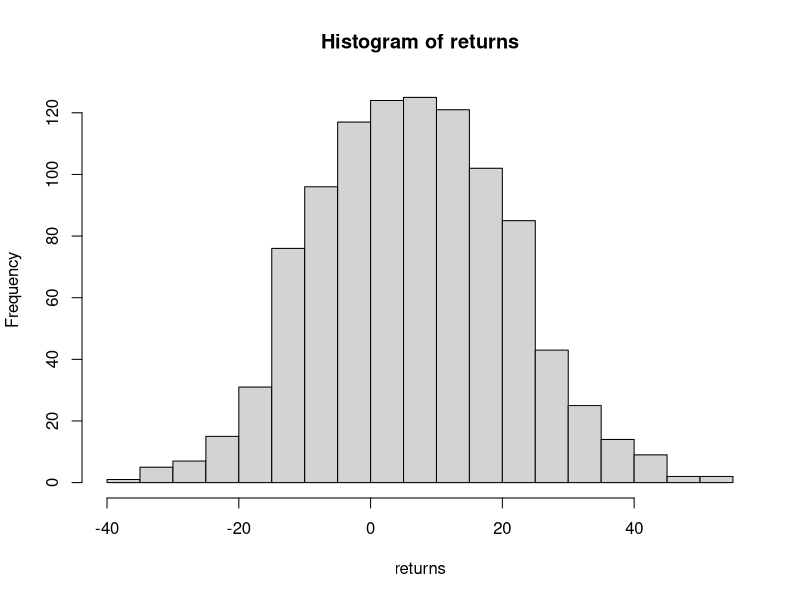

This chart was generated by the following R code:
returns <- rnorm(1:1000, mean = 7, sd = 15)
hist(returns, 20)

years <- 4
runs <- 10000

stock <- matrix(ncol = years, nrow = runs)

for (year in 1:years) {
  for (i in 1:runs) {
    stock[i, year] <- sample(returns, 1)
  }
}

avgReturn <- sapply(as.data.frame(stock), mean)
print(avgReturn)
